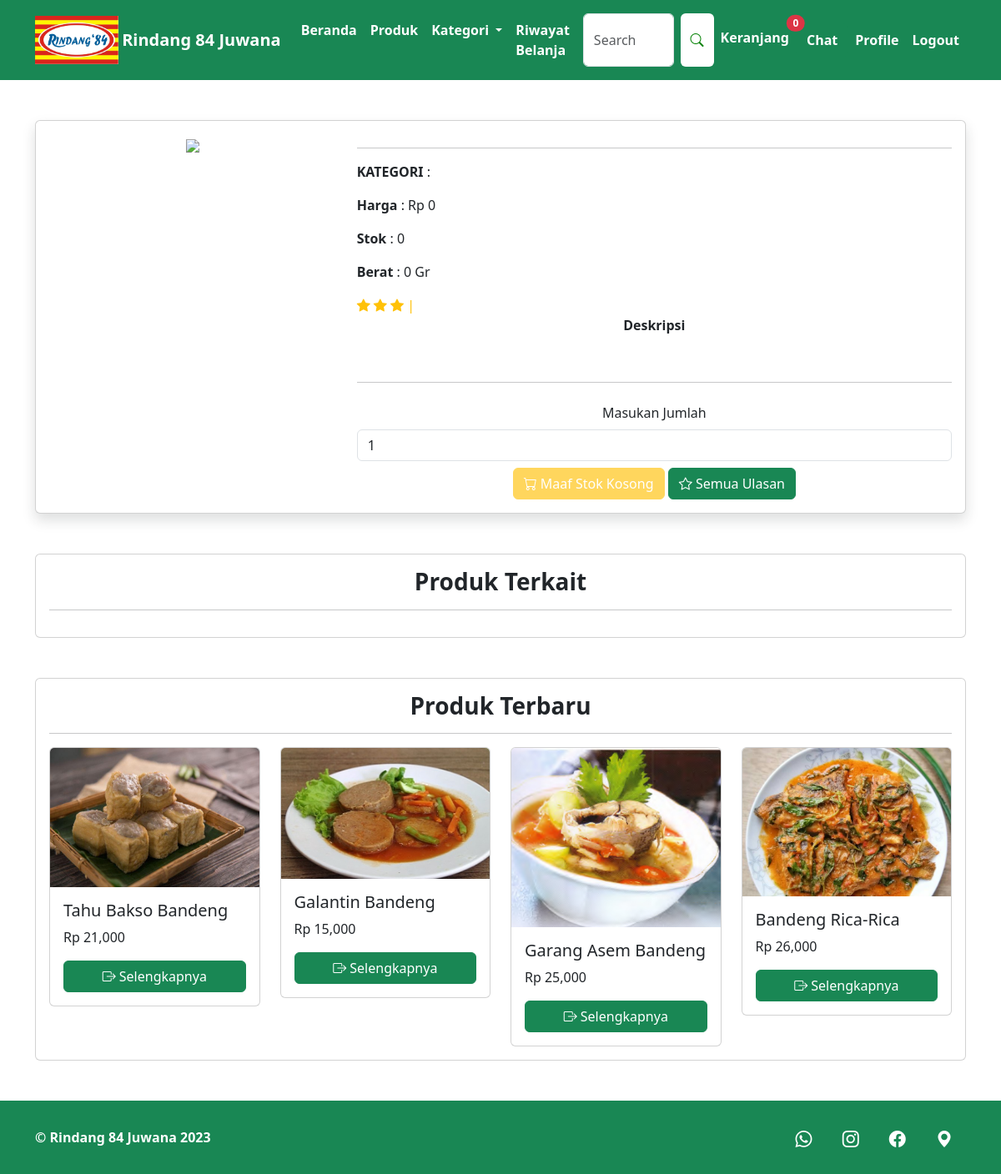
The page /pelanggan/detail_produk.php (signed in) on the database its author committed.
### tables this page shows
CREATE TABLE `produk` (
  `id_produk` int(11) NOT NULL,
  `id_kategori` int(11) NOT NULL,
  `nama_produk` varchar(100) NOT NULL,
  `harga_produk` int(11) NOT NULL,
  `deskripsi_produk` text NOT NULL,
  `stok_produk` int(11) NOT NULL,
  `berat_produk` int(11) NOT NULL,
  `foto_produk` varchar(255) NOT NULL
);

### pelanggan/detail_produk.php (the view, shortened to what this page needs)
<?php
include "header.php";
$id_produk = $_GET["id"];
$ambil_produk = $koneksi -> query("SELECT * FROM produk LEFT JOIN kategori ON kategori.id_kategori = produk.id_kategori WHERE id_produk = '$id_produk'");
$produk = $ambil_produk -> fetch_assoc();
$produk1 = array();
$ambil_produk1 = $koneksi -> query("SELECT * FROM produk LEFT JOIN kategori ON kategori.id_kategori = produk.id_kategori ORDER BY id_produk DESC limit 4");
while ($tiap_produk1 = $ambil_produk1 -> fetch_assoc())
{
	$produk1 [] = $tiap_produk1;
}
$jumlah_r = 0;
$banyak_r = 0;
if (!empty($jumlah_r) AND !empty($banyak_r)) {
	$total = $jumlah_r/$banyak_r;
}
else
{
	$total = "";
}
?>
<div class="container">
	<div class="card shadow my-5">
		<div class="card-body">
			<div class="row">
				<div class="col-md-4 text-center">
					<img src="../assets/file/<?php echo $produk["foto_produk"]; ?>" class="img-fluid">
				</div>
				<div class="col-md-8">
					<hr>
					<p><b>KATEGORI</b> : <?php echo $produk["nama_kategori"]; ?></p>
					<p><b>Harga</b> : Rp <?php echo number_format($produk["harga_produk"]); ?></p>
					<p><b>Stok</b> : <?php echo number_format($produk["stok_produk"]); ?></p>
					<p><b>Berat</b> : <?php echo number_format($produk["berat_produk"]); ?> Gr</p>
					<?php foreach (range(1, $total) as $k => $v): ?>
						<span class="bi bi-star-fill text-warning fw-bold"> </span>
						<?php endforeach ?>
					<span class="bi bi-star-fill text-warning"> | <?php echo $total; ?></span>
					<p class="text-center"><b>Deskripsi</b></p>
					<br>
					<hr>
					<form action="" method="post" class="text-center pt-2">
						<label class="form-label" for="">Masukan Jumlah</label>
						<input class="form-control" type="number" min="1" value="1" max="" name="masukan">
						<div class="d grid gap-2 pt-2">
							<?php if ($produk["stok_produk"]==0): ?>
								<button class="btn btn-warning text-white disabled" name="beli"><i class="bi bi-cart"></i> Maaf Stok Kosong</button>
							<?php else: ?>
								<button class="btn btn-warning text-white" name="beli"><i class="bi bi-cart"></i> Masukan Keranjang</button>
							<?php endif ?>
							<a href="semua_ulasan.php?idp=<?php echo $id_produk; ?>" class="btn btn-success"><span class="bi bi-star text-white"></span> Semua Ulasan</a>
						</div>
					</form>
				</div>
			</div>
		</div>
	</div>
	<div class="card mb-5">
		<div class="card-body">
			<h3 class="fw-bold text-center">Produk Terkait</h3>
			<hr>
		</div>
	</div>
	<div class="card mb-5">
		<div class="card-body">
			<h3 class="fw-bold text-center">Produk Terbaru</h3>
			<hr>
			<div class="row">
				<?php foreach ($produk1 as $key => $value): ?>
					<div class="col-md-3">
						<div class="card">
							<img src="../assets/file/<?php echo $value["foto_produk"]; ?>" class="card-img-top img-fluid">
							<div class="card-body">
								<h5 class="card-title"><?php echo $value["nama_produk"]; ?></h5>
								<p class="card-text">Rp <?php echo number_format($value["harga_produk"]); ?></p>
								<div class="d-grid gap-2">
									<a href="detail_produk.php?id=<?php echo $value["id_produk"]; ?>" class="btn btn-success text-white"><span class="bi bi-box-arrow-right"></span> Selengkapnya</a>
								</div>
							</div>
						</div>
					</div>
				<?php endforeach ?>
			</div>
		</div>
	</div>
</div>
<?php
include "footer.php";
?>

### rows shown on the page
produk: foto_produk (picture), nama_produk "Tahu Bakso Bandeng", harga_produk "21,000"
produk: foto_produk (picture), nama_produk "Galantin Bandeng", harga_produk "15,000"
produk: foto_produk (picture), nama_produk "Garang Asem Bandeng", harga_produk "25,000"
produk: foto_produk (picture), nama_produk "Bandeng Rica-Rica", harga_produk "26,000"

### other values the page prints
$jk "0"
$produk["harga_produk"] "0"
$produk["stok_produk"] "0"
$produk["berat_produk"] "0"
